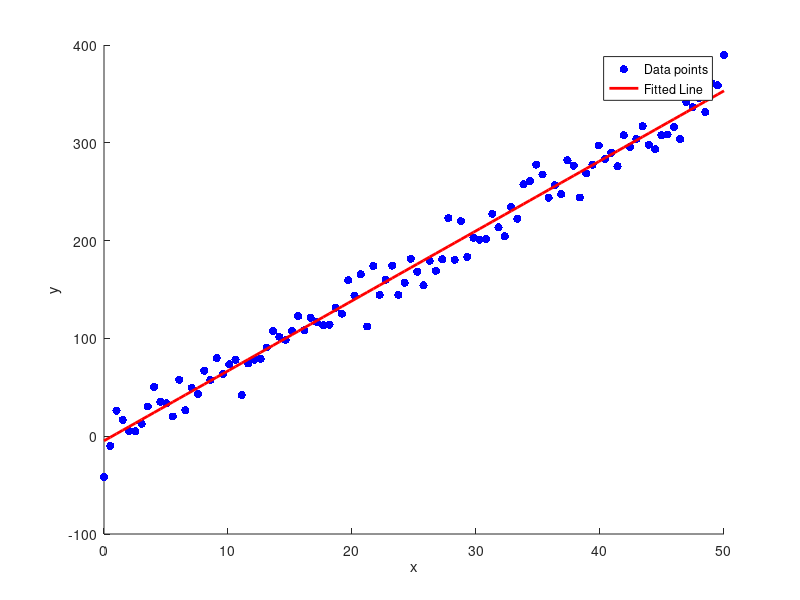
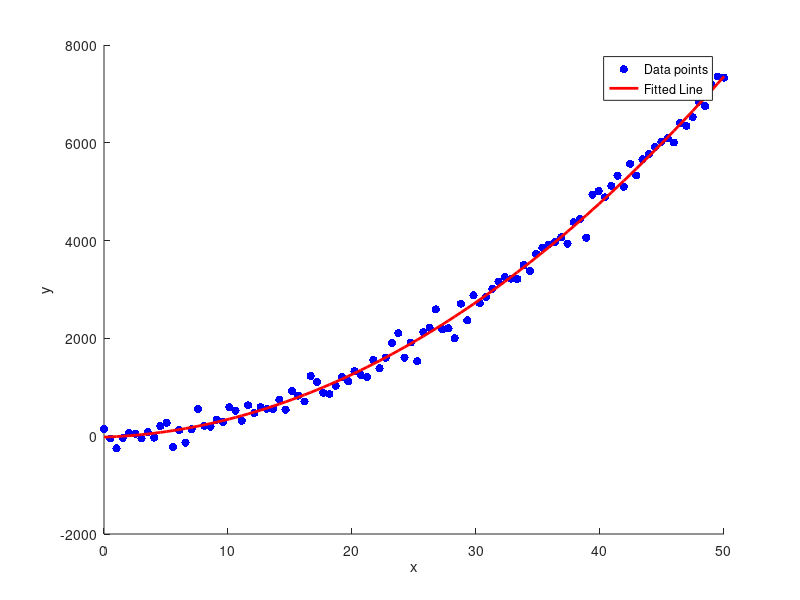
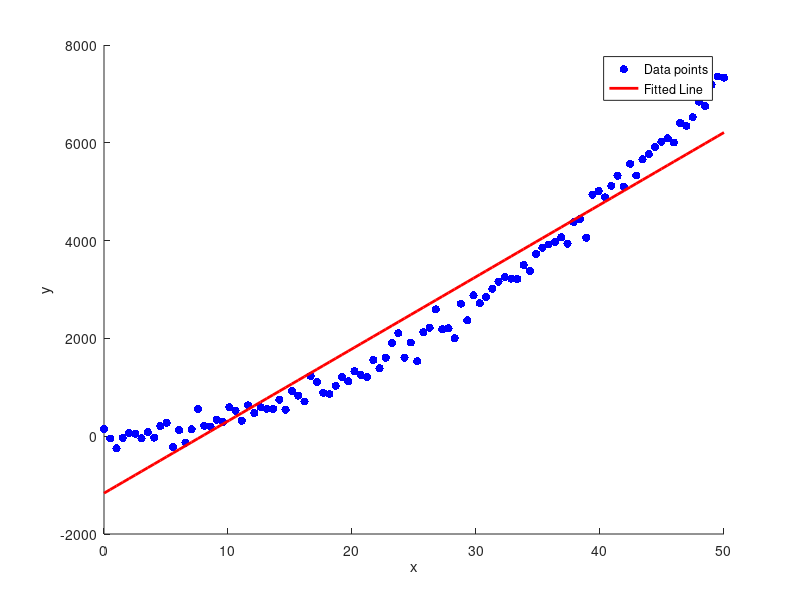

The MATLAB script that drew these images, in order: (Note: this script raises an error after producing the figures.)
% Set random seed for reproducibility
clear all
close all
clc

rng(1);


% Parameters
a0 = -2.923;   % True intercept
b0 = 7.18;     % True slope
c0 = 1;        % True exp
mu = 0;        % Mean of noise
sigma = 3.8;   % Standard deviation of noise
N = 100;       % Number of data points
x_max = 50;    % Upper limit of x

% Generate x values uniformly in the range [0, 50]
x = linspace(0, x_max, N)';  % Nx1 column vector

% Generate noise from normal distribution N(mu, sigma^2)
e = normrnd(mu, sigma^2, N, 1);  % Nx1 column vector

% Generate the noisy y values
y1 = a0 + b0 * x + e;

% Fit the linear model to estimate the parameters using least squares
X = [ones(N, 1), x];  % Design matrix: [1 x]
theta_est = (X' * X) \ (X' * y1);  % Least squares estimate
a_est = theta_est(1);  % Estimated intercept
b_est = theta_est(2);  % Estimated slope


% Plot the noisy data and the fitted line
figure;
scatter(x, y1, 'b', 'filled');  % Plot noisy data points
hold on;
y_fit1 = a_est + b_est * x;  % Fitted line
plot(x, y_fit1, 'r-', 'LineWidth', 2);  % Plot fitted line

% Add labels and legend
xlabel('x');
ylabel('y');
legend('Data points', 'Fitted Line');

% Display estimated parameters
disp(['Estimated intercept: ', num2str(a_est)]);
disp(['Estimated slope: ', num2str(b_est)]);

e1 =(1/N)*sum((y1-y_fit1).^2)

% Parameters
a0 = -2.923;   % True intercept
b0 = 7.18;     % True slope
c0 = 2.8;      % True exp
mu = 0;        % Mean of noise
sigma = 12.8;  % Standard deviation of noise
N = 100;       % Number of data points
x_max = 50;    % Upper limit of x

% Generate x values uniformly in the range [0, 50]
x = linspace(0, x_max, N)';  % Nx1 column vector

% Generate noise from normal distribution N(mu, sigma^2)
e = normrnd(mu, sigma^2, N, 1);  % Nx1 column vector

% Generate the noisy y values
y2 = a0 + b0 * x + c0*x.^2 + e;

% Fit the linear model to estimate the parameters using least squares
X = [ones(N, 1), x, x.^2];  % Design matrix: [1 x]
theta_est = (X' * X) \ (X' * y2);  % Least squares estimate
a_est = theta_est(1);  % Estimated intercept
b_est = theta_est(2);  % Estimated slope
c_est = theta_est(3);  % Estimated slope

% Plot the noisy data and the fitted line
figure(2);
scatter(x, y2, 'b', 'filled');  % Plot noisy data points
hold on;
y_fit2 = a_est + b_est * x + c_est*x.^2;  % Fitted line
plot(x, y_fit2, 'r-', 'LineWidth', 2);  % Plot fitted line
hold off

% Add labels and legend
xlabel('x');
ylabel('y');
legend('Data points', 'Fitted Line');

% Fit the linear model to estimate the parameters using least squares
X = [ones(N, 1), x];  % Design matrix: [1 x]
theta_est = (X' * X) \ (X' * y2);  % Least squares estimate
a_est = theta_est(1);  % Estimated intercept
b_est = theta_est(2);  % Estimated slope

figure(3)
scatter(x, y2, 'b', 'filled');  % Plot noisy data points
hold on
y_fit3 = a_est + b_est * x;  % Fitted line
plot(x, y_fit3, 'r-', 'LineWidth', 2);  % Plot straight line
hold off

% Add labels and legend
xlabel('x');
ylabel('y');
legend('Data points', 'Fitted Line');

% Display estimated parameters
disp(['Estimated intercept: ', num2str(a_est)]);
disp(['Estimated slope: ', num2str(b_est)]);
disp(['Estimated quadratic coefficient: ', num2str(c_est)]);


e2 =(1/N)*sum((y2-y_fit2).^2)
e3 =(1/N)*sum((y2-y_fit3).^2)


%% Part 2 1c)
clear all
close all
clc

% To find the predictor of ARMAX, iterative search is needed, for example
% the newton method.

input=load('input.mat');
output=load('output.mat');

u=input.u;
y=output.y;

% Let's plot the data (1 output realization)
figure(1); clf;
subplot(2,1,1)
plot(u)
title('Input')
xlabel('Samples')
subplot(2,1,2)
plot(y)
hold on
title('Output')
xlabel('Samples')

N=length(u);

% Identification using Least-Squares formula and prediction

% Now we do some identification!
% First of all let's split the data in estimation and validation sets
% (half and half)
uest = u(1:N/2);
yest = y(1:N/2);
uval = u(N/2+1:end);
yval = y(N/2+1:end);
% Let's now use the model we found to predict the output!
% Using validation data (or estimation data, just for a check)

NN = N/2;
% Let's redefine the data variables so it will be easy to switch from
% validation to estimation sets.
yn = yval;
un = uval;
%yn = yest; 
%un = uest;

% Now that we have the predictor in the y(t) = phi(t)*Theta form, we can
% derive the vector form as well: Y = H*Theta, where, now Y is a vector and
% H is matrix.

% Let's build the matrices H_12_i:

H_12a = zeros(N/2,3);
H_12a(1,:) = [0 0 0]; % Initial value
for i=2:N/2
    H_12a(i,1) = [yest(i-1)];
end

for i=3:N/2
    H_12a(i,2) = [yest(i-2)];
end
H_12a(:,3) = uest;

H_12b = zeros(N/2,4);
H_12b(1,:) = [0 0 0 0]; % Initial value

for i=2:N/2
    H_12b(i,1) = [yest(i-1)];
end

for i=3:N/2
    H_12b(i,2) = [yest(i-2)];
end

for i=2:N/2
    H_12b(i,4) = [uest(i-1)];
end

H_12b(:,3) = uest;


H_12c = zeros(N/2,4);
H_12c(1,:) = [0 0 0 0]; % Initial value
for i=2:N/2
    H_12c(i,1) = [yest(i-1)];
end

for i=3:N/2
    H_12c(i,2) = [yest(i-2)];
end

for i=4:N/2
    H_12c(i,3) = [yest(i-3)];
end

for i=2:N/2
    H_12c(i,4) = [uest(i-1)];
end



theta_a = (H_12a'*H_12a)\(H_12a'*yest);
theta_b = (H_12b'*H_12b)\(H_12b'*yest);
theta_c = (H_12c'*H_12c)\(H_12c'*yest);

% theta should be be a vector with corresponding amount of elements, estimated value for a_i and
% estimate value for b_j. Let's pick these elements separetely:
theta_A = [-theta_a(1),-theta_a(2),theta_a(3)]; % a1 a2 b0

theta_B = [-theta_b(1),-theta_b(2),theta_b(3),theta_b(4)]; % a1 a2 b0 b1

theta_C = [-theta_c(1),-theta_c(2),-theta_c(3),theta_c(4)]; % a1 a2 a3 b1


% Let's do prediction first, write your code for 1-step-ahead predictor
ypred_12a = zeros(NN,1); % that's the vector where we will store the predicted output
ypred_12a(1) = yn(1); % initial output is known
ypred_12a(2) =  yn(2);

for t=3 : NN
    ypred_12a(t) =  -theta_A(1)*yn(t-1) - theta_A(2)*yn(t-2) + theta_A(3)*un(t);
end

ypred_12b = zeros(NN,1); % that's the vector where we will store the predicted output
ypred_12b(1) = yn(1); % initial output is known
ypred_12b(2) = yn(2);


for t = 3:NN
    ypred_12b(t) = -theta_B(1)*yn(t-1) - theta_B(2)*yn(t-2) + theta_B(3)*un(t) + theta_B(4)*un(t-1);
end

ypred_12c = zeros(NN,1); % that's the vector where we will store the predicted output
ypred_12c(1) = yn(1); % initial output is known
ypred_12c(2) = yn(2);
ypred_12c(3) = yn(3);


for t=4:NN
     ypred_12c(t) =  -theta_C(1)*yn(t-1) - theta_C(2)*yn(t-2) - theta_C(3) * yn(t-3) + theta_C(4)*un(t-1);
end

% Once we have the predicted output we can compute the least-squares error with the true data
predERRORa = yn-ypred_12a;
predERRORb = yn-ypred_12b;
predERRORc = yn-ypred_12c;  
predRMSEa = rms(predERRORa);
predRMSEb  = rms(predERRORb);
predRMSEc  = rms(predERRORc);
    
% plot DATA vs MODEL prediction
figure(2); clf;
subplot(3,1,1)
plot(yn)
hold on
plot(ypred_12a)
legend('DATA','Model prediction')
xlabel('Samples')
ylabel('output')
hold off
subplot(3,1,2)
plot(yn)
hold on
plot(ypred_12b)
legend('DATA','Model prediction')
xlabel('Samples')
ylabel('output')
hold off
subplot(3,1,3)
plot(yn)
hold on
plot(ypred_12c)
legend('DATA','Model prediction')
xlabel('Samples')
ylabel('output')

figure(3), clf;
subplot(3,1,1,'align')
hold on
plot(predERRORa)
legend('Prediction error A')
xlabel('Samples')
ylabel('error')
subplot(3,1,2,'align')
hold off
plot(predERRORb)
hold on
legend('Prediction error B')
xlabel('Samples')
ylabel('error')
subplot(3,1,3,'align')
hold off
plot(predERRORc)
ylim([-0.001 0.001])
hold on
legend('Prediction error C')
xlabel('Samples')
ylabel('error')


disp(['Prediction RMS error for 12A is: ' num2str(predRMSEa)])
disp(['Prediction RMS error for 12B is: ' num2str(predRMSEb)])
disp(['Prediction RMS error for 12C is: ' num2str(predRMSEc)])

hold off

%% Let's do simulation now
ysim_12a = zeros(NN,1); % that's the vector where we will store the predicted output
ysim_12a(1) = yn(1); % initial output is known
ysim_12a(2) =  yn(2);

for t=3 : NN
    ysim_12a(t) =  -theta_A(1)*ysim_12a(t-1) - theta_A(2)*ysim_12a(t-2) + theta_A(3)*un(t);
end

ysim_12b = zeros(NN,1); % that's the vector where we will store the predicted output
ysim_12b(1) = yn(1); % initial output is known
ysim_12b(2) = yn(2);


for t = 3:NN
    ysim_12b(t) = -theta_B(1)*ysim_12b(t-1) - theta_B(2)*ysim_12b(t-2) + theta_B(3)*un(t) + theta_B(4)*un(t-1);
end

ysim_12c = zeros(NN,1); % that's the vector where we will store the predicted output
ysim_12c(1) = yn(1); % initial output is known
ysim_12c(2) = yn(2);
ysim_12c(3) = yn(3);


for t=4:NN
     ysim_12c(t) =  -theta_C(1)*ysim_12c(t-1) - theta_C(2)*ysim_12c(t-2) - theta_C(3) * ysim_12c(t-3) + theta_C(4)*un(t-1);
end

% Once we have the predicted output we can compute the least-squares error with the true data
simERRORa = yn-ysim_12a;
simERRORb = yn-ysim_12b;
simERRORc = yn-ysim_12c;
simRMSEa  = rms(simERRORa);
simRMSEb  = rms(simERRORb);
simRMSEc  = rms(simERRORc);
    
% plot DATA vs MODEL prediction
figure(4); clf;
subplot(3,1,1)
plot(yn)
hold on
plot(ysim_12a)
legend('DATA','Model simulation')
xlabel('Samples')
ylabel('output')
hold off
subplot(3,1,2)
plot(yn)
hold on
plot(ysim_12b)
legend('DATA','Model simulation')
xlabel('Samples')
ylabel('output')
hold off
subplot(3,1,3)
plot(yn)
hold on
plot(ysim_12c)
legend('DATA','Model simulation')
xlabel('Samples')
ylabel('output')

figure(5), clf;
subplot(3,1,1,'align')
hold on
plot(simERRORa)
legend('Simulation error A')
xlabel('Samples')
ylabel('error')
subplot(3,1,2,'align')
hold off
plot(simERRORb)
hold on
legend('Simulation error B')
xlabel('Samples')
ylabel('error')
subplot(3,1,3,'align')
hold off
plot(simERRORc)
ylim([-0.001 0.001])
hold on
legend('Simulation error C')
xlabel('Samples')
ylabel('error')


disp(['SImulation RMS error for 12A is: ' num2str(simRMSEa)])
disp(['Simulation RMS error for 12B is: ' num2str(simRMSEb)])
disp(['Simulation RMS error for 12C is: ' num2str(simRMSEc)])